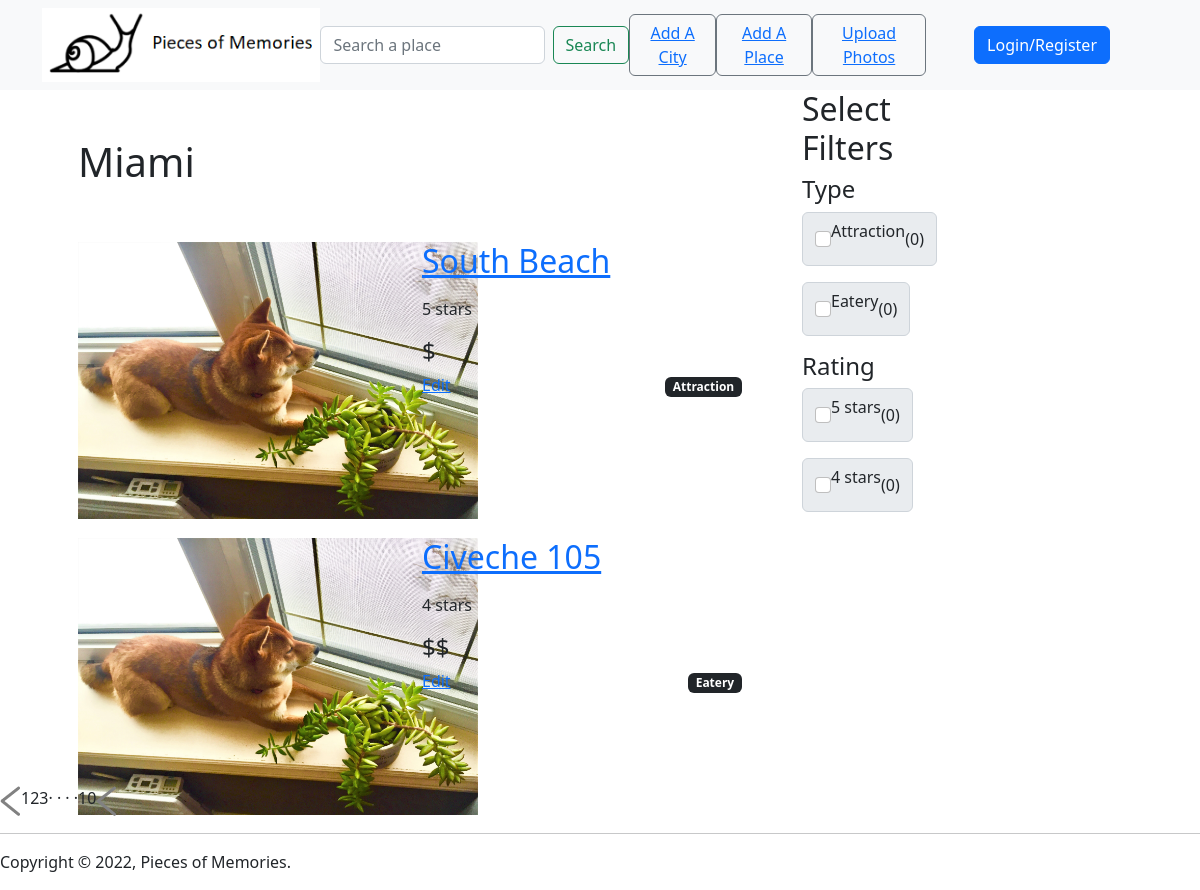
Screenshot of /city/5/ with the database file from the repository.
### base/models.py (models this page shows, shortened)
class City(models.Model):
    user = models.ForeignKey(User, on_delete=models.SET_NULL, null=True)
    name = models.CharField(max_length=200)
    description = models.TextField(null=True, blank=True)
    country = models.CharField(max_length=50, null=True)
    continente = models.ForeignKey(Continente, on_delete=models.SET_NULL, null=True)
    updated = models.DateTimeField(auto_now=True)
    created = models.DateTimeField(auto_now_add=True)
    class Meta:
        ordering = ['-updated', '-created']

class Place(models.Model):
    user = models.ForeignKey(User, on_delete=models.CASCADE)
    name = models.CharField(max_length=200)
    city = models.ForeignKey(City, on_delete=models.CASCADE)
    tag = models.CharField(max_length=50)
    price = models.CharField(max_length=50, null=True)
    rating = models.CharField(max_length=50, null=True)
    updated = models.DateTimeField(auto_now=True)
    created = models.DateTimeField(auto_now_add=True)
    comment = models.TextField(null=True, blank=True)

### base/views.py (the view)
# urls.py: path('city/<str:pk>/', views.city, name='city'),
def city(request, pk):
    city = City.objects.get(id=pk)
    city_places = city.place_set.all().order_by('-created')
    context = {
        'city':city,
        'places': city_places,
    }
    return render(request, 'base/cityPage.html', context)

### base/templates/base/cityPage.html (shortened to what this page needs)
{% extends 'main.html' %}
{% load static %}
{% block content %}
<div class="container">
    <div class="row">
        <div class="col-8 px-5">
            <h1 class="pt-5">{{city.name}}</h1>
            <div class="row">
                {% for place in places %}
                    <div class="col-md-6 py-5">
                        <div class="mh-100" style="width: 400px; height: 200px;">
                            <img src="{% static 'images/3.jpg' %}" class="img-fluid">
                        </div>
                    </div>
                    <div class="col-md-6 py-5">
                        <h2><a href="{% url 'place' place.id %}">{{place.name}}</a></h2>
                        <div class="place-price">
                            <p>{{place.rating}}</p>
                            <h4>{{place.price}}</h4>
                        </div>
                        <div class="float-end">
                            <span class="badge text-bg-dark">{{place.tag}}</span>
                        </div>
                        <div>
                            <a href="{% url 'update-place' place.id %}">Edit</a>
                        </div>
                    </div>
                {% endfor %}
            </div>
        </div>
        <div class="col-2 pl-5">
            <h2>Select Filters</h2>
            <h4>Type</h4>
            {% for place in places %}
            <div class="input-group mb-3">
                <div class="input-group-text">
                    <input class="form-check-input mt-0" type="checkbox" value="">
                    <p>{{place.tag}}</p> <span>(0)</span>
                </div>
            </div>
            {% endfor %}
            <h4>Rating</h4>
            {% for place in places %}
            <div class="input-group mb-3">
                <div  class="input-group-text">
                    <input class="form-check-input mt-0" type="checkbox" value="">
                    <p>{{place.rating}}</p> <span>(0)</span>
                </div>
            </div>
            {% endfor %}
        </div>
    </div>
</div>
<div class="pagination">
    <img src="{% static 'images/arrow.png' %}">
    <span class="current">1</span>
    <span>2</span>
    <span>3</span>
    <span>&middot; &middot; &middot; &middot;</span>
    <span>10</span>
    <img src="{% static 'images/arrow.png' %}" class="right-arrow">
</div>
{% endblock %}

### rows the page displays
City: name "Miami"
Place: name "South Beach", rating "5 stars", price "$", tag "Attraction"
Place: name "Civeche 105", rating "4 stars", price "$$", tag "Eatery"
